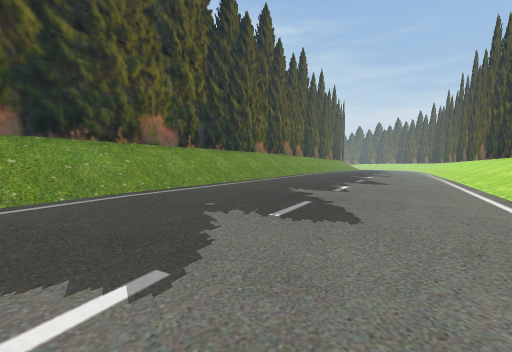
[1] (above)

17 first-person views from a walk through a 3-D level made in the Unity game engine. The camera is 1.3 m above the floor, tilts 6° down and sees 90° across. The floor is counted in squares, 2 m on a side. Each view is taken from the middle of a square. On the plan, view 1 faces up. The plan holds only what a view shows up to about 9 squares ahead; the rest is blank. The place goes on beyond the plan.

[2]
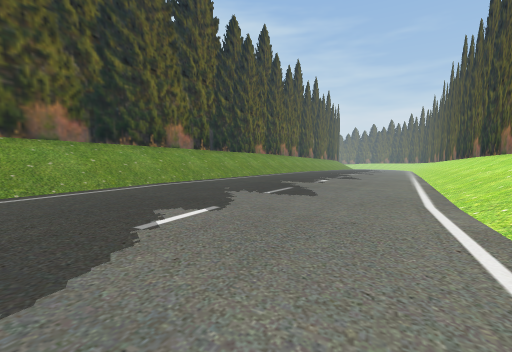

[3]
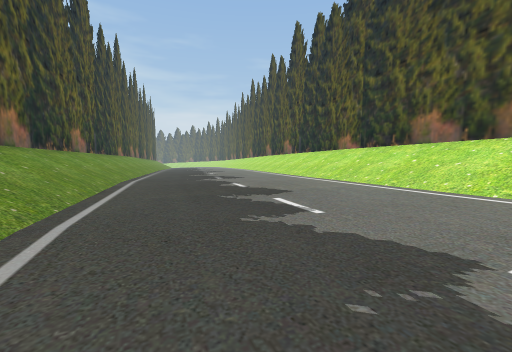

[4]
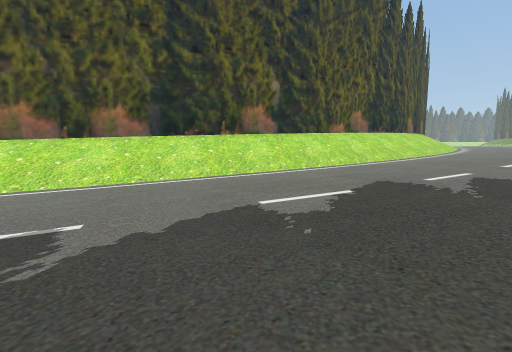

[5]
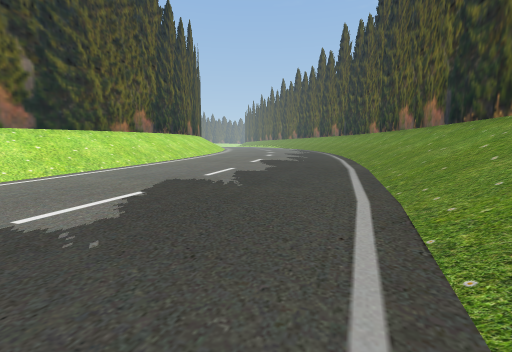

[6]
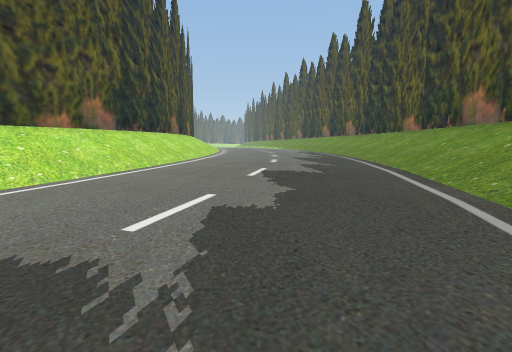

[7]
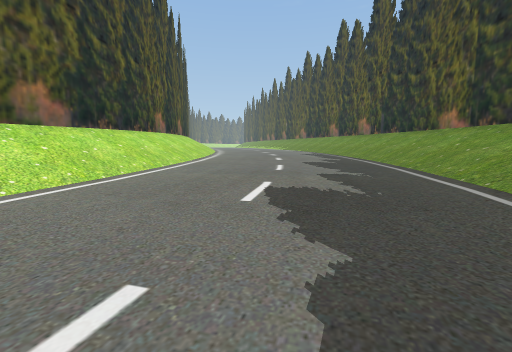

[8]
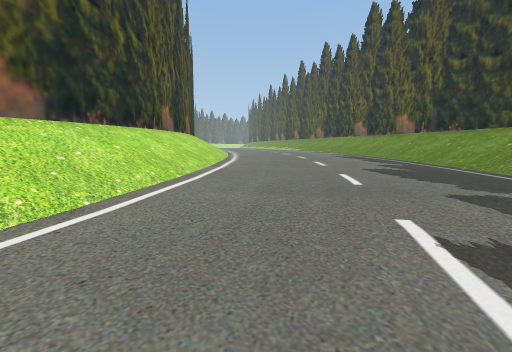

[9]
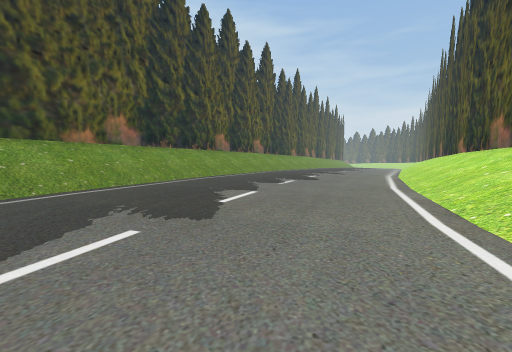

[10]
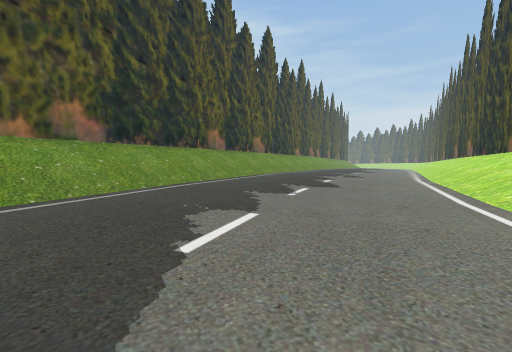

[11]
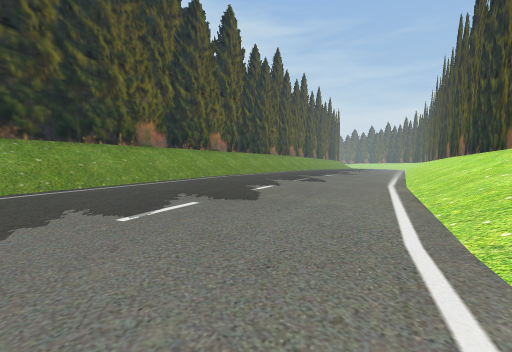

[12]
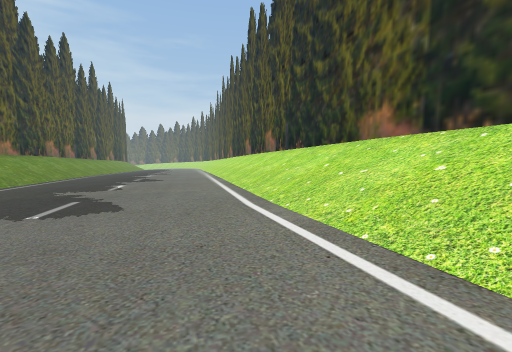

[13]
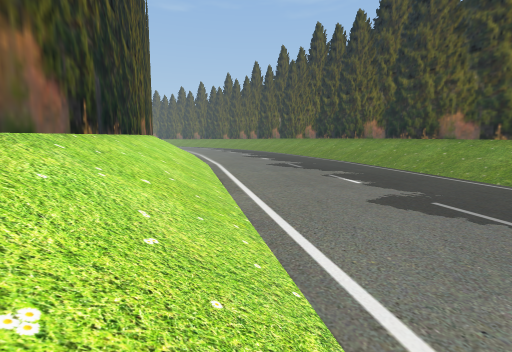

[14]
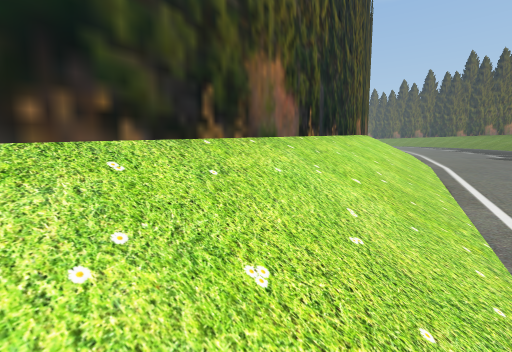

[15]
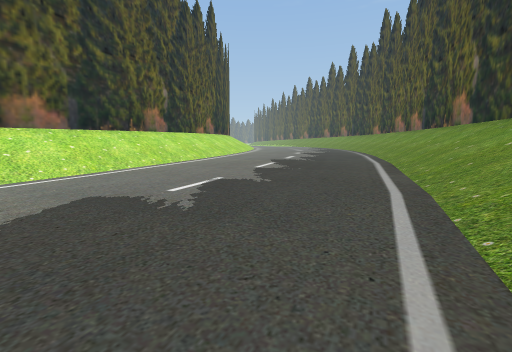

[16]
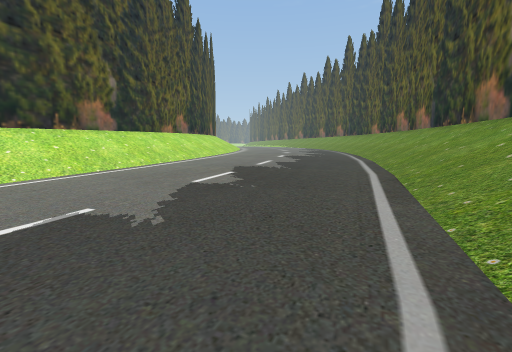

[17]
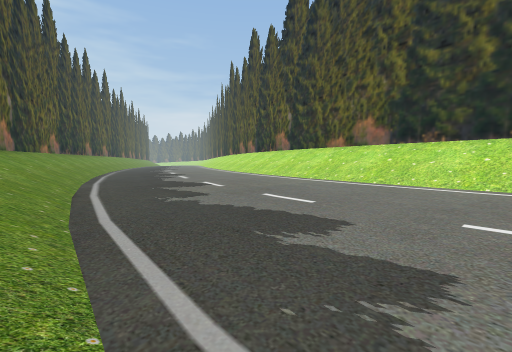

### Floor plan
Key: @ floor where view 1 was taken; # wall or solid block; . main floor; : floor 0.25 m higher than the main floor; - floor 0.25 m lower than the main floor; + floor 0.5 m higher than the main floor; _ floor 0.5 m lower than the main floor; * floor 0.75 m higher than the main floor; < floor 0.75 m lower than the main floor; ( floor 1 m lower than the main floor; ! floor 1.25 m lower than the main floor; ? floor 1.5 m lower than the main floor; / step, stairs or slope.
Columns run from 11 left of view 1 to 9 right of it. Each row starts with its distance up from view 1.
  9         ##//!!!????//
  8         #//(!!!!??//#
  7        ##//(((!!!///#
  6       ##//((((((!//##
  5       #///((((((//##
  4      ##//<<<((((//#
  3      #//_<<<<<(//##
  2     ##//___<<<<//#
  1     #//______<//##
  0     #//-___@__//#
 -1    ##//---___//##
 -2    #//------_//#
 -3   ##//...---//##
 -4   #//......-//#
 -5   #//......//##
 -6  ##//......//#
 -7  #//::...../##
 -8  #//:::::.//#
 -9  #//:::::://#
-10 ##/++:::::/##
-11 #//++++++//#
-12 #//++++++//#
-13 #//++++++//#
-14 #//*+++++//#
-15 #//******//#
-16 #//******/##

Positions as (right, up) in squares from view 1, and headings:
1: (0, 0), facing up
2: (0, -2), facing up
3: (-5, -4), facing up-right
4: (-5, -2), facing down-right
5: (-5, -2), facing down
6: (-5, -5), facing down
7: (-5, -7), facing down
8: (-4, -9), facing down
9: (-3, -9), facing up
10: (-3, -7), facing up
11: (-1, -5), facing up
12: (0, -1), facing up-right
13: (8, 9), facing down-left
14: (8, 9), facing down
15: (-3, 2), facing down
16: (-4, 0), facing down
17: (-9, -16), facing up-right
